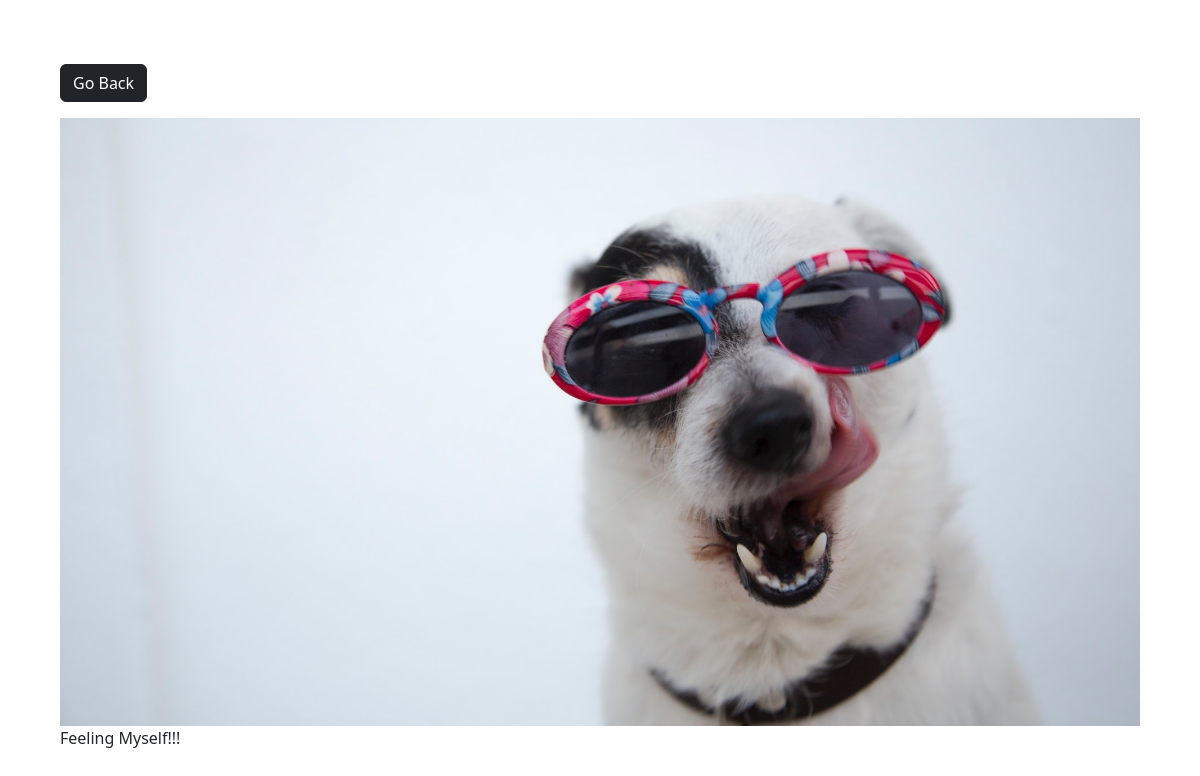
The page /photo/3/ on the database its author committed.
### photos/models.py (models this page shows, shortened)
class Photo(models.Model):
    category = models.ForeignKey(Category, on_delete=models.SET_NULL, null=True, blank=True)
    image = models.ImageField(null=False, blank=False)
    description = models.TextField()

### photos/views.py (the view)
# urls.py: path('photo/<str:pk>/', views.viewPhoto, name='photo'),
def viewPhoto(request, pk):
    photo = Photo.objects.get(id=pk)
    return render(request, 'photos/photo.html', {'photo': photo})

### photos/templates/photos/photo.html (shortened to what this page needs)
<!DOCTYPE html>
<html lang="en">
<head>
    <link href="https://cdn.jsdelivr.net/npm/bootstrap@5.2.0/dist/css/bootstrap.min.css" rel="stylesheet"
>
</head>
<body class="m-5">
    <div class="container">
        <div class="row justify-content-center">
            <div class="col">
                <a href="{% url 'gallery' %}" class="btn btn-dark my-3">Go Back</a>
                <div style="height: 90vh;">
                    <img style="max-width: 100%; max-height: 100%;"
                    src="{{photo.image.url}}" alt="">
                    <p>{{photo.description}}</p>
                </div>
            </div>
        </div>
    </div>
</body>
</html>

### rows shown on the page
Photo: image (picture), description "Feeling Myself!!!"
